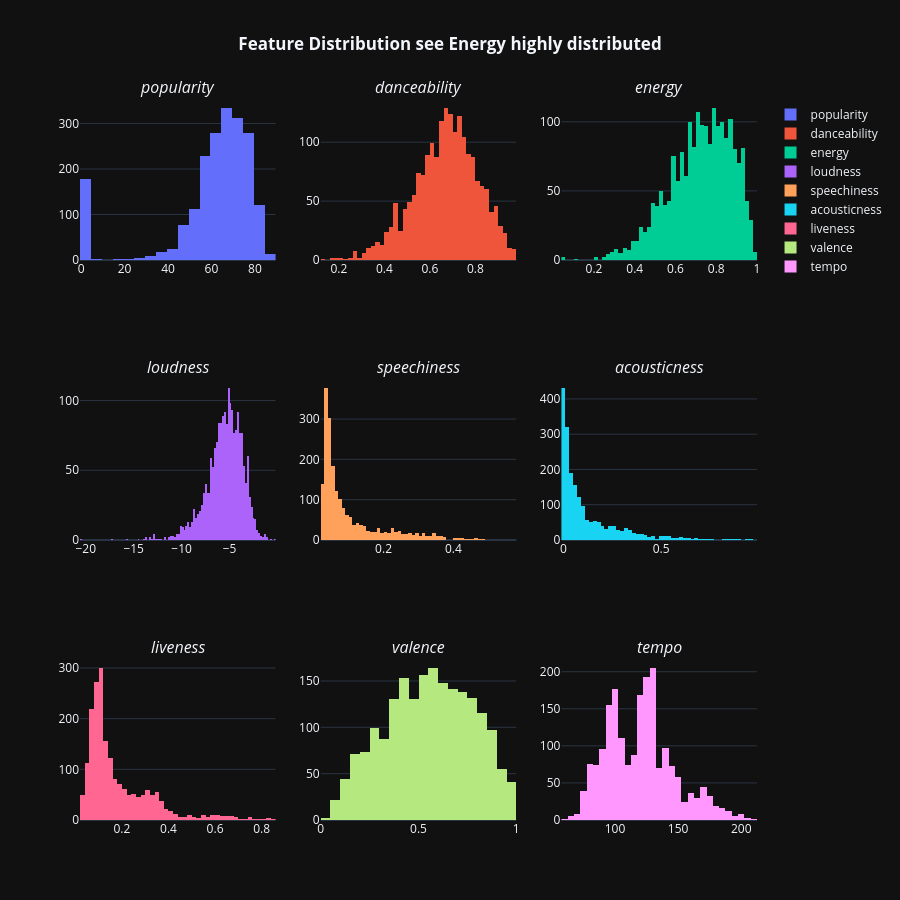

Notebook code cell kept with this figure:
### Markdown cell above
Feature Distribution Visualization

The code creates a set of histograms using Plotly to visualize the distribution of important numerical features in the Spotify songs dataset. A histogram shows how values are distributed across a range and helps us understand patterns in the data.

 What the Code Shows

The visualization contains 9 histogram arranged , where each histogram represents one audio feature:

1.Popularity
2 Danceability
3 Energy
4 Loudness
5 Speechiness
6 Acousticness
7 Liveness
8  Valence
9 Tempo

Each histogram displays:

 The range of values for that feature
 How frequently different values occur
 Whether the data is concentrated, spread out, or skewed

Why We Used This Visualization

This type of visualization is useful in Exploratory Data Analysis (EDA)because it helps us understand the characteristics of the dataset before performing deeper analysis or machine learning.

1. Understand Data Distribution

Histograms help identify:

 Whether values are normally distributed
 If data is skewed toward high or low values
 Whether most songs share similar characteristics

Example:

A high concentration of songs with high danceability suggests the dataset mainly contains dance-friendly music.

2. Detect Outliers

Some songs may have unusually high or low values.
For example:

 Extremely high tempo
Very low loudness
Very high speechiness

Histograms make these unusual observations easier to detect.

3. Compare Features

Displaying all histograms together allows quick comparison between audio features.
For example:

energy may be concentrated at high values
acousticness may be concentrated at low values

This helps reveal trends in popular music.

4. Prepare for Machine Learning

Understanding feature distributions is important before building predictive models because:

 Skewed data may require transformation
Outliers can affect model performance
Feature scaling decisions depend on distribution patterns

Explanation of Important Features

 Popularity → Spotify popularity score of the song
Danceability → How suitable a song is for dancing
Energy → Intensity and activity level of the song
Loudness→ Overall volume level in decibels
Speechiness → Presence of spoken words in a track
Acousticness→ Probability that the song is acoustic
Liveness → Likelihood that the song was performed live
Valence → Musical positivity or happiness of a song
Tempo → Speed of the song measured in BPM (beats per minute)

Plot Design Choices

make_subplots() was used to organize multiple charts neatly in one figure.
go.Histogram() creates histograms for each feature.
plotly_dark theme improves readability and visual appearance.
The figure size ensures all plots are clearly visible.
title_x=0.5 centers the main title.

Overall, this visualization provides a clear overview of how Spotify song features are distributed and helps identify patterns, trends, and potential issues in the dataset.

### Code cell
fig=make_subplots(rows=3,cols=3,subplot_titles=('<i>popularity', '<i>danceability', '<i>energy', '<i>loudness', '<i>speechiness', '<i>acousticness', '<i>liveness', '<i>valence', '<i>tempo'))
fig.add_trace(go.Histogram(x=df['popularity'],name='popularity'),row=1,col=1)
fig.add_trace(go.Histogram(x=df['danceability'],name='danceability'),row=1,col=2)
fig.add_trace(go.Histogram(x=df['energy'],name='energy'),row=1,col=3)
fig.add_trace(go.Histogram(x=df['loudness'],name='loudness'),row=2,col=1)
fig.add_trace(go.Histogram(x=df['speechiness'],name='speechiness'),row=2,col=2)
fig.add_trace(go.Histogram(x=df['acousticness'],name='acousticness'),row=2,col=3)
fig.add_trace(go.Histogram(x=df['liveness'],name='liveness'),row=3,col=1)
fig.add_trace(go.Histogram(x=df['valence'],name='valence'),row=3,col=2)
fig.add_trace(go.Histogram(x=df['tempo'],name='tempo'),row=3,col=3)
fig.update_layout(height=900,width=900,title_text='<b>Feature Distribution see Energy highly distributed')
fig.update_layout(template='plotly_dark',title_x=0.5)

### Figure 1 — Plotly figure (JSON) as saved in the notebook; plotly's stock layout.template omitted (floating-point values rounded to 4 significant figures; data arrays with more than 128 entries replaced by an {"elided": "..."} marker saying what was removed)
{"data": [{"name": "popularity", "type": "histogram", "x": {"elided": "2000 int values"}, "xaxis": "x", "yaxis": "y"}, {"name": "danceability", "type": "histogram", "x": {"elided": "2000 float values"}, "xaxis": "x2", "yaxis": "y2"}, {"name": "energy", "type": "histogram", "x": {"elided": "2000 float values"}, "xaxis": "x3", "yaxis": "y3"}, {"name": "loudness", "type": "histogram", "x": {"elided": "2000 float values"}, "xaxis": "x4", "yaxis": "y4"}, {"name": "speechiness", "type": "histogram", "x": {"elided": "2000 float values"}, "xaxis": "x5", "yaxis": "y5"}, {"name": "acousticness", "type": "histogram", "x": {"elided": "2000 float values"}, "xaxis": "x6", "yaxis": "y6"}, {"name": "liveness", "type": "histogram", "x": {"elided": "2000 float values"}, "xaxis": "x7", "yaxis": "y7"}, {"name": "valence", "type": "histogram", "x": {"elided": "2000 float values"}, "xaxis": "x8", "yaxis": "y8"}, {"name": "tempo", "type": "histogram", "x": {"elided": "2000 float values"}, "xaxis": "x9", "yaxis": "y9"}], "layout": {"annotations": [{"font": {"size": 16}, "showarrow": false, "text": "<i>popularity", "x": 0.1444, "xanchor": "center", "xref": "paper", "y": 1, "yanchor": "bottom", "yref": "paper"}, {"font": {"size": 16}, "showarrow": false, "text": "<i>danceability", "x": 0.5, "xanchor": "center", "xref": "paper", "y": 1, "yanchor": "bottom", "yref": "paper"}, {"font": {"size": 16}, "showarrow": false, "text": "<i>energy", "x": 0.8556, "xanchor": "center", "xref": "paper", "y": 1, "yanchor": "bottom", "yref": "paper"}, {"font": {"size": 16}, "showarrow": false, "text": "<i>loudness", "x": 0.1444, "xanchor": "center", "xref": "paper", "y": 0.6111, "yanchor": "bottom", "yref": "paper"}, {"font": {"size": 16}, "showarrow": false, "text": "<i>speechiness", "x": 0.5, "xanchor": "center", "xref": "paper", "y": 0.6111, "yanchor": "bottom", "yref": "paper"}, {"font": {"size": 16}, "showarrow": false, "text": "<i>acousticness", "x": 0.8556, "xanchor": "center", "xref": "paper", "y": 0.6111, "yanchor": "bottom", "yref": "paper"}, {"font": {"size": 16}, "showarrow": false, "text": "<i>liveness", "x": 0.1444, "xanchor": "center", "xref": "paper", "y": 0.2222, "yanchor": "bottom", "yref": "paper"}, {"font": {"size": 16}, "showarrow": false, "text": "<i>valence", "x": 0.5, "xanchor": "center", "xref": "paper", "y": 0.2222, "yanchor": "bottom", "yref": "paper"}, {"font": {"size": 16}, "showarrow": false, "text": "<i>tempo", "x": 0.8556, "xanchor": "center", "xref": "paper", "y": 0.2222, "yanchor": "bottom", "yref": "paper"}], "height": 900, "title": {"text": "<b>Feature Distribution see Energy highly distributed", "x": 0.5}, "width": 900, "xaxis": {"anchor": "y", "domain": [0, 0.2889]}, "xaxis2": {"anchor": "y2", "domain": [0.3556, 0.6444]}, "xaxis3": {"anchor": "y3", "domain": [0.7111, 1]}, "xaxis4": {"anchor": "y4", "domain": [0, 0.2889]}, "xaxis5": {"anchor": "y5", "domain": [0.3556, 0.6444]}, "xaxis6": {"anchor": "y6", "domain": [0.7111, 1]}, "xaxis7": {"anchor": "y7", "domain": [0, 0.2889]}, "xaxis8": {"anchor": "y8", "domain": [0.3556, 0.6444]}, "xaxis9": {"anchor": "y9", "domain": [0.7111, 1]}, "yaxis": {"anchor": "x", "domain": [0.7778, 1]}, "yaxis2": {"anchor": "x2", "domain": [0.7778, 1]}, "yaxis3": {"anchor": "x3", "domain": [0.7778, 1]}, "yaxis4": {"anchor": "x4", "domain": [0.3889, 0.6111]}, "yaxis5": {"anchor": "x5", "domain": [0.3889, 0.6111]}, "yaxis6": {"anchor": "x6", "domain": [0.3889, 0.6111]}, "yaxis7": {"anchor": "x7", "domain": [0, 0.2222]}, "yaxis8": {"anchor": "x8", "domain": [0, 0.2222]}, "yaxis9": {"anchor": "x9", "domain": [0, 0.2222]}}}
